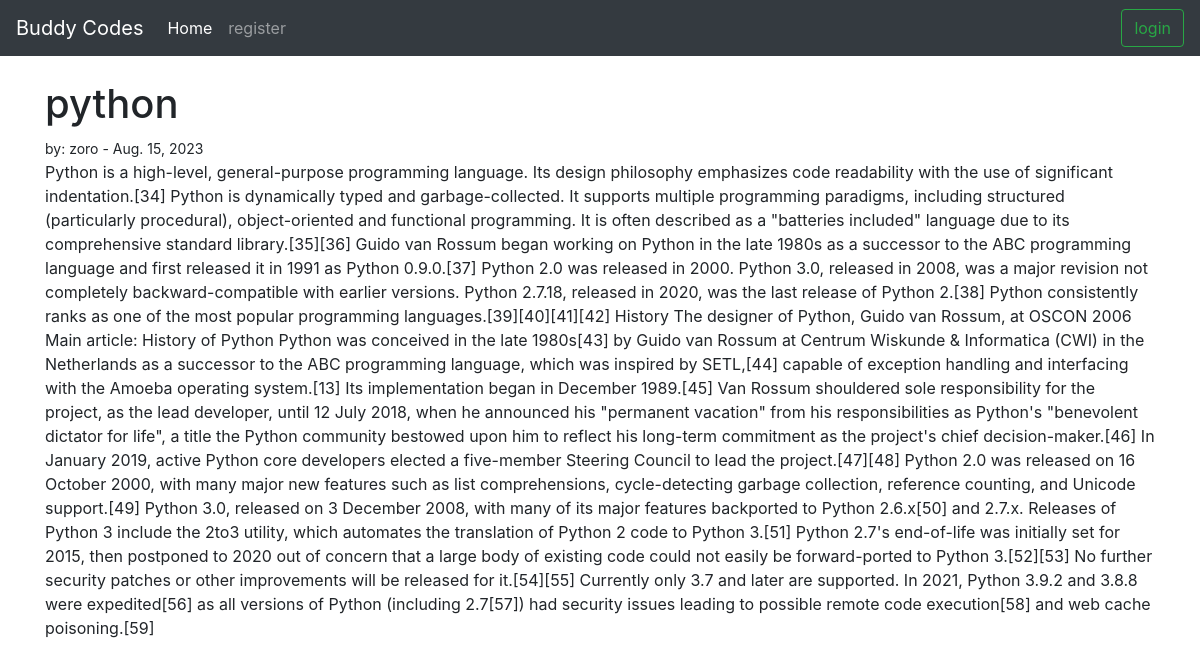
Page /article/6 on the committed database.
### CODE_APP/models.py (models this page shows, shortened)
class Post(models.Model):
    title = models.CharField(max_length=255)
    author = models.ForeignKey(User, on_delete=models.CASCADE)
    body = RichTextField(blank=True,null=True)
    post_date = models.DateField(auto_now_add=True)
    category = models.CharField( max_length=200,default='general')

### CODE_APP/views.py (the view)
# urls.py: path('article/<int:pk>',ArticleDetailView.as_view(),name="article_detail"),
class ArticleDetailView(DetailView):
    model = Post
    template_name = 'article_detials.html'

### CODE_APP/templates/article_detials.html (shortened to what this page needs)
{% extends 'base.html' %}
{% block content  %}
<h1> {{post.title}} </h1>
<small> by: {{post.author}} - {{ post.post_date }} </small>
<br>
{{post.body | safe }}
{% endblock content  %}

### rows in the picture
Post: title "python", author "zoro", post_date "Aug. 15, 2023", body "Python is a high-level, general-purpose programming language. Its design philosophy emphasizes code readability with the use of significant indentation.[34] Python is dynamically typed and garbage-collected. It supports multiple programming paradigms, including structured (particularly procedural), object-oriented and functional programming. It is often described as a \"batteries included\" language due to its comprehensive standard library.[35][36] Guido van Rossum began working on Python in the late 1980s as a successor to the ABC programming language and first released it in 1991 as Python 0.9.0.[37] Python 2.0 was released in 2000. Python 3.0, released in 2008, was a major revision not…"
